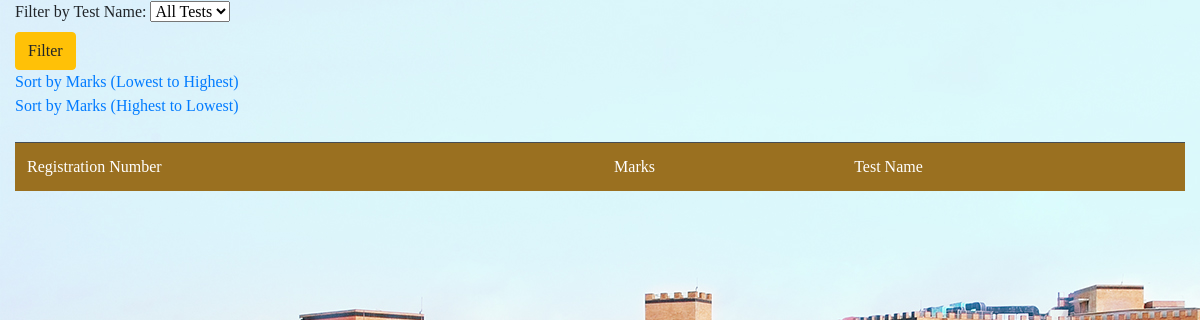
The page /teachermarks_result/DS/ on the database as committed earlier.
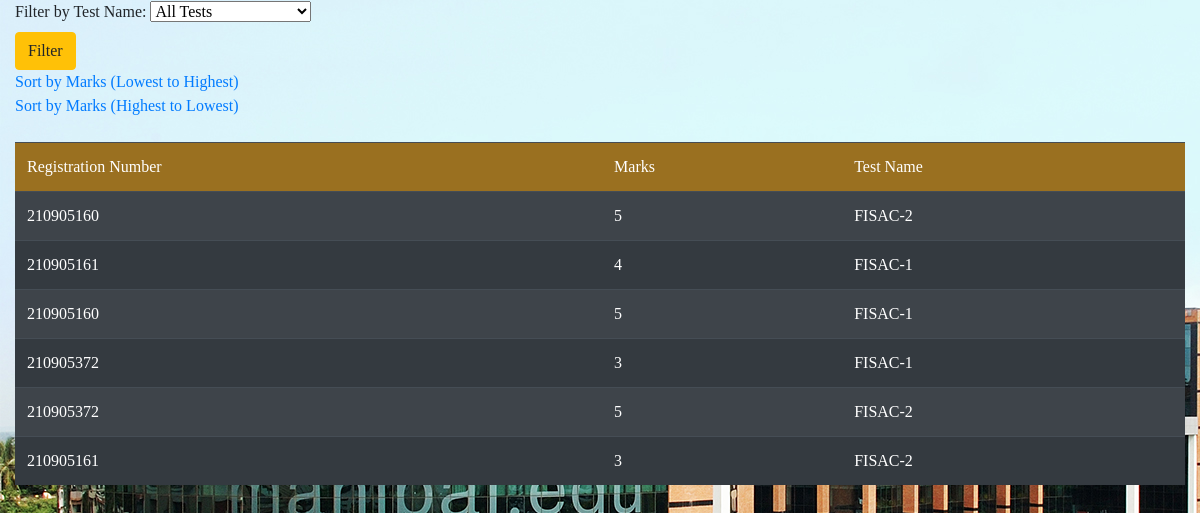
The same page on the database as committed later.
### webapp/models.py (models this page shows)
class Marks(models.Model):
    test_name = models.CharField(max_length=100)
    student_regno = models.ForeignKey(User, to_field='username', on_delete=models.CASCADE)
    subject = models.CharField(max_length=100)
    marks = models.PositiveIntegerField(default = 0)
    date = models.DateField()

class User(models.Model):
    CHOICES = (('student','student'),('teacher','teacher'))
    username = models.IntegerField(primary_key = True)
    password = models.CharField(max_length = 100)
    user = models.CharField(max_length = 100,choices=CHOICES)

### webapp/views.py (the view)
# urls.py: path('teachermarks_result/<str:subject>/',views.teachermarksResult,name='teachermarksResult'),
def teachermarksResult(request,subject):
    test_name = request.GET.get('test_name')
    sort_order = request.GET.get('sort')
    marks_query = Marks.objects.all()
    marks_query = marks_query.filter(subject=subject)
    if test_name:
        marks_query = marks_query.filter(test_name=test_name)
    else:
        if sort_order == 'asc':
            marks_query = marks_query.order_by('test_name', 'marks')
        elif sort_order == 'desc':
            marks_query = marks_query.order_by('test_name', '-marks')
    unique_tests = Marks.objects.values('test_name').annotate(count=Count('test_name'))
    context =  {}
    context['unique_tests'] = unique_tests
    context['marks'] = marks_query
    context['subject'] = subject
    return render(request,'teachermarks_result.html',context)

### webapp/templates/webapp/teachermarks_result.html (shortened to what this page needs)
<!DOCTYPE html>
<html lang="en" xmlns="http://www.w3.org/1999/xhtml">
<head>
    <link rel="stylesheet" href="https://cdn.jsdelivr.net/npm/bootstrap@4.4.1/dist/css/bootstrap.min.css">
    <link href="https://cdn.jsdelivr.net/npm/bootstrap-icons/font/bootstrap-icons.css" rel="stylesheet">
</head>
{% load static %}
<body style="background-image:url({% static 'manipal.jpg' %});font-family:Georgia">
    <div class="container-fluid">
        <form action="/teachermarks_result/{{ subject }}/" method="GET">
            <label for="test_name">Filter by Test Name:</label>
            <select name="test_name" id="test_name">
                <option value="">All Tests</option>
            </select><br />
            <input type="submit" value="Filter" class="btn btn-warning"><br />
        </form>
        <a href="/teachermarks_result/{{ subject }}/?sort=asc">Sort by Marks (Lowest to Highest)</a><br />
        <a href="/teachermarks_result/{{ subject }}/?sort=desc">Sort by Marks (Highest to Lowest)</a>
    </div>
    <div class="container-fluid">
        <table class="table table-dark table-striped table-hover mt-4">
            <thead style="background-color: rgba(255, 165, 0, 0.5); border-radius: 20px;">
            <td>Registration Number</td>
            <td>Marks</td>
            <td>Test Name</td>
            </thead>
            {% for mark in marks %}
            <tr>
                <td>{{ mark.student_regno.username }}</td>
                <td>{{ mark.marks }}</td>
                <td>{{ mark.test_name }}</td>
            </tr>
            {% endfor %}
        </table>
    </div>
</body>
</html>

Rows that differ between the two databases and show on the page:
added Marks: student_regno.username "210905160", marks "5", test_name "FISAC-2"
added Marks: student_regno.username "210905161", marks "4", test_name "FISAC-1"
added Marks: student_regno.username "210905160", marks "5", test_name "FISAC-1"
added Marks: student_regno.username "210905372", marks "3", test_name "FISAC-1"
added Marks: student_regno.username "210905372", marks "5", test_name "FISAC-2"
added Marks: student_regno.username "210905161", marks "3", test_name "FISAC-2"
